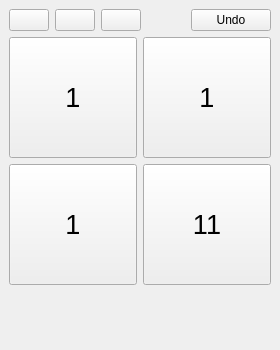
<?xml version="1.0" encoding="UTF-8"?>
<ui version="4.0">
 <class>MainWindow</class>
 <widget class="QMainWindow" name="MainWindow">
  <property name="geometry">
   <rect>
    <x>0</x>
    <y>0</y>
    <width>280</width>
    <height>350</height>
   </rect>
  </property>
  <property name="windowTitle">
   <string>Maths 24</string>
  </property>
  <property name="windowIcon">
   <iconset>
    <normaloff>icons/icon.svg</normaloff>icons/icon.svg</iconset>
  </property>
  <widget class="QWidget" name="centralwidget">
   <property name="layoutDirection">
    <enum>Qt::LeftToRight</enum>
   </property>
   <layout class="QVBoxLayout" name="verticalLayout_2">
    <item>
     <layout class="QHBoxLayout" name="horizontalLayout_4">
      <item>
       <widget class="QPushButton" name="pushButton_info">
        <property name="toolTip">
         <string>Info</string>
        </property>
        <property name="text">
         <string/>
        </property>
        <property name="icon">
         <iconset>
          <normalon>icons/icon_info.svg</normalon>
         </iconset>
        </property>
       </widget>
      </item>
      <item>
       <widget class="QPushButton" name="pushButton_hint">
        <property name="toolTip">
         <string>Hint</string>
        </property>
        <property name="text">
         <string/>
        </property>
        <property name="icon">
         <iconset>
          <normalon>icons/icon_bulb.svg</normalon>
         </iconset>
        </property>
       </widget>
      </item>
      <item>
       <widget class="QPushButton" name="pushButton_skip">
        <property name="toolTip">
         <string>Skip Puzzle</string>
        </property>
        <property name="text">
         <string/>
        </property>
        <property name="icon">
         <iconset>
          <normaloff>icons/icon_next.svg</normaloff>icons/icon_next.svg</iconset>
        </property>
       </widget>
      </item>
      <item>
       <spacer name="horizontalSpacer">
        <property name="orientation">
         <enum>Qt::Horizontal</enum>
        </property>
        <property name="sizeHint" stdset="0">
         <size>
          <width>40</width>
          <height>20</height>
         </size>
        </property>
       </spacer>
      </item>
      <item>
       <widget class="QPushButton" name="pushButton_undo">
        <property name="sizePolicy">
         <sizepolicy hsizetype="Maximum" vsizetype="Fixed">
          <horstretch>0</horstretch>
          <verstretch>0</verstretch>
         </sizepolicy>
        </property>
        <property name="text">
         <string>Undo</string>
        </property>
        <property name="icon">
         <iconset>
          <normalon>icons/icon_undo.svg</normalon>
         </iconset>
        </property>
        <property name="iconSize">
         <size>
          <width>16</width>
          <height>16</height>
         </size>
        </property>
       </widget>
      </item>
     </layout>
    </item>
    <item>
     <layout class="QVBoxLayout" name="verticalLayout" stretch="1,1">
      <item>
       <layout class="QHBoxLayout" name="horizontalLayout_2">
        <item>
         <widget class="QPushButton" name="pushButton_number_1">
          <property name="sizePolicy">
           <sizepolicy hsizetype="Minimum" vsizetype="Minimum">
            <horstretch>0</horstretch>
            <verstretch>0</verstretch>
           </sizepolicy>
          </property>
          <property name="font">
           <font>
            <pointsize>20</pointsize>
           </font>
          </property>
          <property name="text">
           <string>1</string>
          </property>
          <property name="flat">
           <bool>false</bool>
          </property>
         </widget>
        </item>
        <item>
         <widget class="QPushButton" name="pushButton_number_2">
          <property name="sizePolicy">
           <sizepolicy hsizetype="Minimum" vsizetype="Minimum">
            <horstretch>0</horstretch>
            <verstretch>0</verstretch>
           </sizepolicy>
          </property>
          <property name="font">
           <font>
            <pointsize>20</pointsize>
           </font>
          </property>
          <property name="text">
           <string>1</string>
          </property>
         </widget>
        </item>
       </layout>
      </item>
      <item>
       <layout class="QHBoxLayout" name="horizontalLayout_3">
        <item>
         <widget class="QPushButton" name="pushButton_number_3">
          <property name="sizePolicy">
           <sizepolicy hsizetype="Minimum" vsizetype="Minimum">
            <horstretch>0</horstretch>
            <verstretch>0</verstretch>
           </sizepolicy>
          </property>
          <property name="font">
           <font>
            <pointsize>20</pointsize>
           </font>
          </property>
          <property name="text">
           <string>1</string>
          </property>
         </widget>
        </item>
        <item>
         <widget class="QPushButton" name="pushButton_number_4">
          <property name="sizePolicy">
           <sizepolicy hsizetype="Minimum" vsizetype="Minimum">
            <horstretch>0</horstretch>
            <verstretch>0</verstretch>
           </sizepolicy>
          </property>
          <property name="font">
           <font>
            <pointsize>20</pointsize>
           </font>
          </property>
          <property name="text">
           <string>11</string>
          </property>
         </widget>
        </item>
       </layout>
      </item>
     </layout>
    </item>
    <item>
     <layout class="QHBoxLayout" name="horizontalLayout">
      <item>
       <widget class="QPushButton" name="pushButton_addition">
        <property name="enabled">
         <bool>true</bool>
        </property>
        <property name="sizePolicy">
         <sizepolicy hsizetype="Fixed" vsizetype="Fixed">
          <horstretch>0</horstretch>
          <verstretch>0</verstretch>
         </sizepolicy>
        </property>
        <property name="minimumSize">
         <size>
          <width>0</width>
          <height>50</height>
         </size>
        </property>
        <property name="text">
         <string/>
        </property>
        <property name="icon">
         <iconset>
          <normaloff>icons/icon_plus.svg</normaloff>icons/icon_plus.svg</iconset>
        </property>
        <property name="iconSize">
         <size>
          <width>48</width>
          <height>48</height>
         </size>
        </property>
        <property name="flat">
         <bool>true</bool>
        </property>
       </widget>
      </item>
      <item>
       <widget class="QPushButton" name="pushButton_subtraction">
        <property name="sizePolicy">
         <sizepolicy hsizetype="Fixed" vsizetype="Fixed">
          <horstretch>0</horstretch>
          <verstretch>0</verstretch>
         </sizepolicy>
        </property>
        <property name="minimumSize">
         <size>
          <width>0</width>
          <height>50</height>
         </size>
        </property>
        <property name="text">
         <string/>
        </property>
        <property name="icon">
         <iconset>
          <normaloff>icons/icon_minus.svg</normaloff>icons/icon_minus.svg</iconset>
        </property>
        <property name="iconSize">
         <size>
          <width>48</width>
          <height>48</height>
         </size>
        </property>
        <property name="flat">
         <bool>true</bool>
        </property>
       </widget>
      </item>
      <item>
       <widget class="QPushButton" name="pushButton_multiplication">
        <property name="sizePolicy">
         <sizepolicy hsizetype="Fixed" vsizetype="Fixed">
          <horstretch>0</horstretch>
          <verstretch>0</verstretch>
         </sizepolicy>
        </property>
        <property name="minimumSize">
         <size>
          <width>0</width>
          <height>50</height>
         </size>
        </property>
        <property name="text">
         <string/>
        </property>
        <property name="icon">
         <iconset>
          <normaloff>icons/icon_multiply.svg</normaloff>icons/icon_multiply.svg</iconset>
        </property>
        <property name="iconSize">
         <size>
          <width>48</width>
          <height>48</height>
         </size>
        </property>
        <property name="flat">
         <bool>true</bool>
        </property>
       </widget>
      </item>
      <item>
       <widget class="QPushButton" name="pushButton_division">
        <property name="sizePolicy">
         <sizepolicy hsizetype="Fixed" vsizetype="Fixed">
          <horstretch>0</horstretch>
          <verstretch>0</verstretch>
         </sizepolicy>
        </property>
        <property name="minimumSize">
         <size>
          <width>50</width>
          <height>50</height>
         </size>
        </property>
        <property name="baseSize">
         <size>
          <width>0</width>
          <height>0</height>
         </size>
        </property>
        <property name="text">
         <string/>
        </property>
        <property name="icon">
         <iconset>
          <normaloff>icons/icon_divide.svg</normaloff>icons/icon_divide.svg</iconset>
        </property>
        <property name="iconSize">
         <size>
          <width>48</width>
          <height>48</height>
         </size>
        </property>
        <property name="flat">
         <bool>true</bool>
        </property>
       </widget>
      </item>
     </layout>
    </item>
   </layout>
  </widget>
 </widget>
 <resources/>
 <connections/>
</ui>
